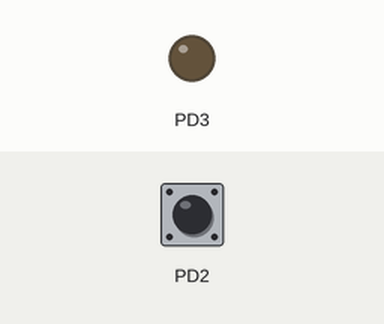
Simulated run of this program. Board: ATmega328P, built with avr-gcc and emulated at 16 MHz. On the bench: output pins drawn as LEDs (lit = HIGH). The test bench sets the inputs (shaded band); at power-on: PD2 HIGH.

Above: at 1.2 s.
1.3 s: PD2 pulled LOW for 0.15 s
At 1.37 s:
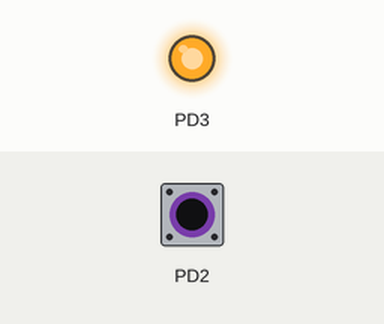
2.9 s: PD2 pulled LOW for 3.2 s
At 6.5 s:
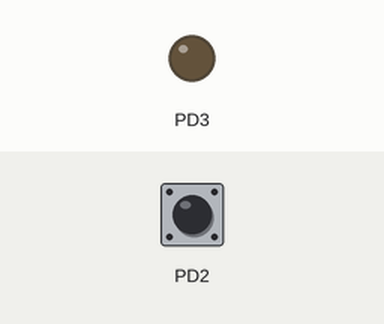
Timing chart, 0 to 8.0 s (numbered marks = the images above; inputs shaded):
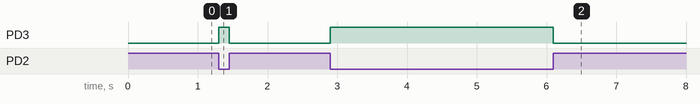

The program:

main.c
```c
/*
 * P3_Exercise3.c
 *
 * Created: 23/02/2026 10:26:27
 * Author : DCE
 */

#define F_CPU  16000000UL
#include <avr/io.h>
#include <util/delay.h>


int main(void)
{
   // --------------------- SETUP ---------------------------------------
   // 1. Set LED pin as output. All the I/O pins are inputs by default.
   //-----------------------------------------------------------------
   DDRD  |= (1<<DDD3);
   //---------------------------------------------------------------
   // 2. Enable the Pull-up resistor for the input PUSHBUTTON
   //-----------------------------------------------------------------
   PORTD |= (1<<PORTD2);
   // --------------------- LOOP ----------------------------------------
   /*Read the state of the pushbutton and if pressed the LED is ON
   Keep in mind that when the PUSHBUTTON is released
   the reading in that pin is '1' due to the pull-up resistor.*/
   while (1){
	   //-----------------------------------------------------------------
	   // 1. If PUSHBUTTON is pressed
	   if (! (PIND & (1 << PIND2))) { // (1<<PIND2) <->  0000 0100 
		   // ------------------------------------------------------------------
		   // PIND	|	MASK	|
		   //-------------------------------------------------------------------
		   // If (XXXX X1XX & 0000 0100 = 0000 0100) ? Result is not Zero because
		   //
		   // PIND2= 1  (Pushbutton released, not pressed)
		   // If (XXXX X0XX & 0000 0100 = 0000 0000) ? Result is Zero because
		   // PIND2= 0  (Pushbutton pressed)
		   //--------------------------------------------------------------------
		   // Not Zero is TRUE and Zero is FALSE
		   //--------------------------------------------------------------------
		   // 2. Switch ON the LED
		   PORTD |= (1<<PORTD3);
		   //-------------------------------------------------------------------
		   }else{
		   //-------------------------------------------------------------------
		   // 3. else switch OFF the LED
		   PORTD &= (~(1<<PORTD3));
		   //-------------------------------------------------------------------
	   }
   }
}
```

Measured:
- after the input at 1.3 s, PD3: LOW → HIGH at once, → LOW 0.15 s later
- after the input at 2.9 s, PD3: LOW → HIGH at once, → LOW 3.2 s later
